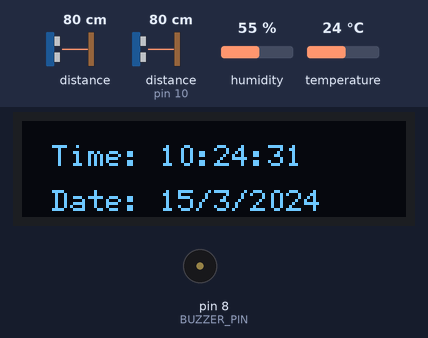
Bench run of a sketch on a simulated Arduino Uno, built with avr-gcc and run on an emulated ATmega328P. Parts: 128×32 one-colour display, buzzer (waves = sounding, pin HIGH). Wiring (inferred from the names in the program): ultrasonic range finder: trigger pin 9; echo pin 10. The test bench sets the inputs (shaded band); at power-on: distance to the obstacle (sensor on pin 10) 80 cm, distance to the obstacle 80 cm, humidity 55 %, temperature 24 °C. The echo pulse lasts 58.3 µs per cm; the local clock reads 2024-03-15 10:24:30 at power-on unless the sketch sets it; pins used as bus, display or sensor lines are not drawn.

Above: at 1.2 s.
1.3 s: distance to the obstacle (sensor on pin 10) set to 34 cm
4.1 s: distance to the obstacle (sensor on pin 10) set to 27 cm
At 6.3 s:
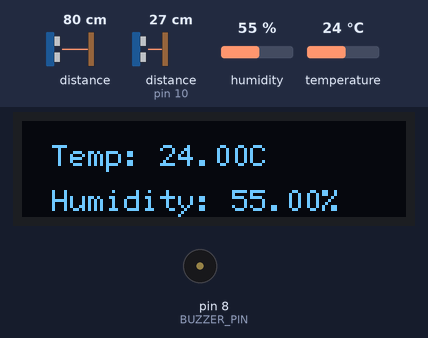
8.9 s: distance to the obstacle (sensor on pin 10) set to 8 cm
11.9 s: distance to the obstacle (sensor on pin 10) set to 5 cm
At 14.5 s:
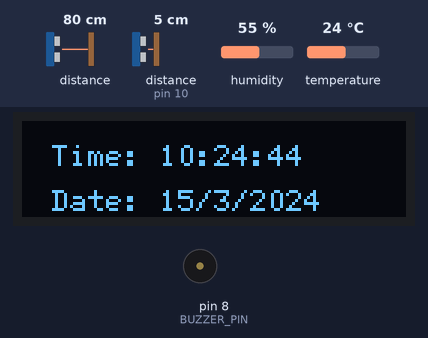
14.6 s: distance to the obstacle (sensor on pin 10) set to 9 cm
At 18.4 s:
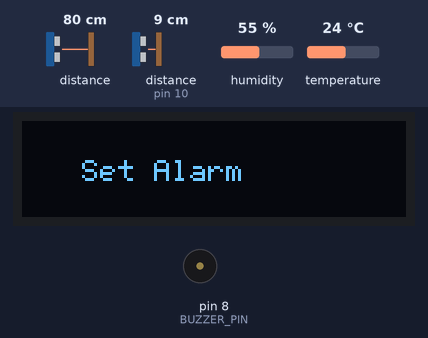
Timing chart, 0 to 18.6 s (numbered marks = the images above; inputs shaded):
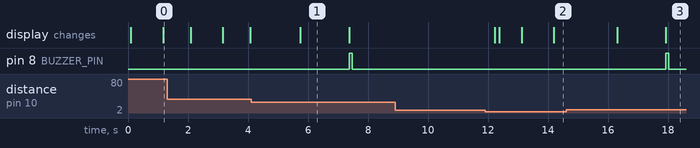

The sketch:

code.ino
```cpp
#include <Wire.h>              // For I2C communication
#include <U8g2lib.h>           // For OLED display control
#include <RTClib.h>            // For DS3231 RTC module
#include <DHT.h>               // For DHT22 temperature & humidity sensor
#include <SparkFun_APDS9960.h> // For APDS9960 gesture & proximity sensor

#define TRIG_PIN 9
#define ECHO_PIN 10
#define BUZZER_PIN 8
#define DHT_PIN 2

#define DISTANCE_THRESHOLD_MIN 5
#define DISTANCE_THRESHOLD_MAX 30

U8G2_SSD1306_128X32_UNIVISION_F_HW_I2C u8g2(U8G2_R0, U8X8_PIN_NONE);
RTC_DS3231 rtc;
DHT dht(DHT_PIN, DHT22);
SparkFun_APDS9960 apds = SparkFun_APDS9960();

int currentView = 1;
int counter = 0;
uint8_t proximity_data = 0;

bool thirdViewWelcomeScreen = false;
static int alarmHour = 0;
static int alarmMinute = 0;
int alarmRepeatCount = 10;

bool setAlarm = false;
bool setMin = false;
bool setH = false;

void config() {
    Wire.begin();
    pinMode(TRIG_PIN, OUTPUT);
    pinMode(ECHO_PIN, INPUT);
    pinMode(BUZZER_PIN, OUTPUT);
    digitalWrite(BUZZER_PIN, LOW);

    u8g2.begin();
    dht.begin();

    if (!rtc.begin()) {
        Serial.println("Couldn't find RTC");
        while (1);
    }
    if (rtc.lostPower()) {
        rtc.adjust(DateTime(__DATE__, __TIME__));
    }

    if (!apds.init()) {
        Serial.println(F("APDS-9960 init failed!"));
    }
    if (!apds.setProximityGain(PGAIN_2X)) {
        Serial.println(F("Failed to set PGAIN"));
    }
    if (!apds.enableProximitySensor(false)) {
        Serial.println(F("Proximity sensor enable failed!"));
    }
}

void setup() {
    Serial.begin(9600);
    config();
}

long getDistance() {
    digitalWrite(TRIG_PIN, LOW);
    delayMicroseconds(2);
    digitalWrite(TRIG_PIN, HIGH);
    delayMicroseconds(10);
    digitalWrite(TRIG_PIN, LOW);
    long duration = pulseIn(ECHO_PIN, HIGH);
    return duration * 0.034 / 2;
}

void loop() {
    DateTime now = rtc.now();
    long distance = getDistance();

    if (distance < DISTANCE_THRESHOLD_MAX && distance > DISTANCE_THRESHOLD_MIN) {
        delay(1500);
        if (currentView == 2) {
            thirdViewWelcomeScreen = true;
        }
        currentView = (currentView % 3) + 1;
    }

    if (now.hour() == alarmHour && now.minute() == alarmMinute && now.second() < 5) {
        u8g2.clearBuffer();
        u8g2.setFont(u8g2_font_6x12_tf);
        u8g2.setCursor(10, 15);
        u8g2.print("Ringing...");
        u8g2.sendBuffer();

        for (int i = 0; i < alarmRepeatCount; i++) {
            digitalWrite(BUZZER_PIN, HIGH); delay(100);
            digitalWrite(BUZZER_PIN, LOW); delay(100);
        }
    } else {
        if (currentView == 1) {
            u8g2.clearBuffer();
            u8g2.setFont(u8g2_font_6x12_tf);
            u8g2.setCursor(10, 15);
            u8g2.print("Time: "); u8g2.print(now.hour(), DEC); u8g2.print(":");
            if (now.minute() < 10) u8g2.print("0"); u8g2.print(now.minute(), DEC);
            u8g2.print(":"); if (now.second() < 10) u8g2.print("0");
            u8g2.print(now.second(), DEC);
            u8g2.setCursor(10, 30);
            u8g2.print("Date: "); u8g2.print(now.day(), DEC); u8g2.print("/");
            u8g2.print(now.month(), DEC); u8g2.print("/"); u8g2.print(now.year(), DEC);
            u8g2.sendBuffer();
        } else if (currentView == 2) {
            float temperature = dht.readTemperature();
            float humidity = dht.readHumidity();

            u8g2.clearBuffer();
            u8g2.setFont(u8g2_font_6x12_tf);
            u8g2.setCursor(10, 15);
            if (isnan(temperature) || isnan(humidity)) {
                u8g2.print("Failed to read DHT!");
            } else {
                u8g2.print("Temp: "); u8g2.print(temperature); u8g2.print("C");
                u8g2.setCursor(10, 30); u8g2.print("Humidity: "); u8g2.print(humidity); u8g2.print("%");
            }
            u8g2.sendBuffer();
        } else if (currentView == 3) {
            apds.readProximity(proximity_data);

            if (thirdViewWelcomeScreen) {
                u8g2.clearBuffer(); u8g2.setFont(u8g2_font_6x12_tf); u8g2.setCursor(20, 20);
                u8g2.print("Set Alarm"); u8g2.sendBuffer();
                thirdViewWelcomeScreen = false; setAlarm = true; setMin = true;
                digitalWrite(BUZZER_PIN, HIGH); delay(100);
                digitalWrite(BUZZER_PIN, LOW); delay(100); delay(3000);
            } else if (setAlarm) {
                if (proximity_data > 10) { counter++; if (counter == 60) counter = 0; delay(100); }
                if (proximity_data < 10) {
                    delay(500); if (proximity_data < 10) { delay(500); if (proximity_data < 10) {
                        if (setMin) {
                            setMin = false; alarmMinute = counter; counter = 0; setH = true;
                            digitalWrite(BUZZER_PIN, HIGH); delay(100); digitalWrite(BUZZER_PIN, LOW); delay(600);
                        } else if (setH) {
                            setH = false; alarmHour = counter; counter = 0; setAlarm = false;
                            digitalWrite(BUZZER_PIN, HIGH); delay(100); digitalWrite(BUZZER_PIN, LOW); delay(600);
                            u8g2.clearBuffer(); u8g2.setFont(u8g2_font_6x12_tf); u8g2.setCursor(20, 10);
                            u8g2.print("Alarm set to : "); u8g2.setCursor(20, 20);
                            if (alarmHour < 10) u8g2.print("0"); u8g2.print(alarmHour);
                            u8g2.print(":"); if (alarmMinute < 10) u8g2.print("0");
                            u8g2.print(alarmMinute); u8g2.sendBuffer(); delay(1000);
                            currentView = 1;
                        }
                    }}
                }
                u8g2.clearBuffer(); u8g2.setFont(u8g2_font_6x12_tf); u8g2.setCursor(20, 20);
                if (setMin) { u8g2.print("Set Minutes : "); if (counter < 10) u8g2.print("0"); u8g2.print(counter); }
                else if (setH) { u8g2.print("Set Hour : "); if (counter < 10) u8g2.print("0"); u8g2.print(counter); }
                u8g2.sendBuffer();
            }
        }
    }
    delay(100);
}
```

Measured:
- the behaviour switches between 31 and 30 cm on distance to the obstacle (sensor on pin 10) (found by bisection; images 0 and 1)
- the behaviour switches between 7 and 6 cm on distance to the obstacle (sensor on pin 10) (found by bisection; images 1 and 2)
- after the input at 4.1 s, pin 8 (BUZZER_PIN): LOW → HIGH after 3.3 s, → LOW 0.10 s later; the display: changes after 1.6 s (image 1)
- after the input at 8.9 s, every drawn part: stays the same
- after the input at 14.6 s, pin 8 (BUZZER_PIN): LOW → HIGH after 3.3 s, → LOW 0.10 s later; the display: first changes after 1.7 s (image 3 shows a later state)
- what the display in image 1 shows lasts 1.7 s, from 5.7 s to 7.4 s
